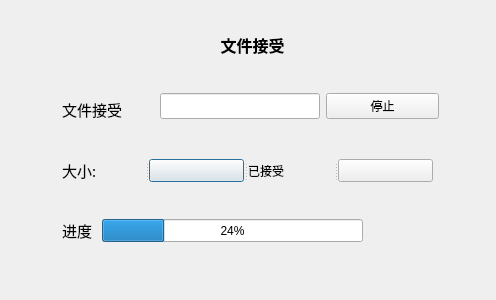
<?xml version="1.0" encoding="UTF-8"?>
<ui version="4.0">
 <class>FileCntDlg</class>
 <widget class="QDialog" name="FileCntDlg">
  <property name="geometry">
   <rect>
    <x>0</x>
    <y>0</y>
    <width>496</width>
    <height>300</height>
   </rect>
  </property>
  <property name="windowTitle">
   <string>Dialog</string>
  </property>
  <widget class="QProgressBar" name="recvProgressBar">
   <property name="geometry">
    <rect>
     <x>102</x>
     <y>219</y>
     <width>261</width>
     <height>23</height>
    </rect>
   </property>
   <property name="value">
    <number>24</number>
   </property>
  </widget>
  <widget class="QLabel" name="label">
   <property name="geometry">
    <rect>
     <x>182</x>
     <y>19</y>
     <width>141</width>
     <height>51</height>
    </rect>
   </property>
   <property name="sizePolicy">
    <sizepolicy hsizetype="Fixed" vsizetype="Fixed">
     <horstretch>0</horstretch>
     <verstretch>0</verstretch>
    </sizepolicy>
   </property>
   <property name="font">
    <font>
     <family>微软雅黑</family>
     <pointsize>12</pointsize>
     <weight>75</weight>
     <bold>true</bold>
    </font>
   </property>
   <property name="layoutDirection">
    <enum>Qt::LeftToRight</enum>
   </property>
   <property name="text">
    <string>文件接受</string>
   </property>
   <property name="alignment">
    <set>Qt::AlignCenter</set>
   </property>
  </widget>
  <widget class="QLabel" name="sfileNameLineEdit_3">
   <property name="geometry">
    <rect>
     <x>62</x>
     <y>219</y>
     <width>71</width>
     <height>23</height>
    </rect>
   </property>
   <property name="font">
    <font>
     <family>Adobe Devanagari</family>
     <pointsize>11</pointsize>
    </font>
   </property>
   <property name="text">
    <string>进度</string>
   </property>
  </widget>
  <widget class="QLabel" name="sfileNameLineEdit">
   <property name="geometry">
    <rect>
     <x>62</x>
     <y>99</y>
     <width>81</width>
     <height>21</height>
    </rect>
   </property>
   <property name="font">
    <font>
     <family>Adobe Devanagari</family>
     <pointsize>11</pointsize>
    </font>
   </property>
   <property name="text">
    <string>文件接受</string>
   </property>
  </widget>
  <widget class="QSplitter" name="splitter">
   <property name="geometry">
    <rect>
     <x>62</x>
     <y>159</y>
     <width>371</width>
     <height>23</height>
    </rect>
   </property>
   <property name="orientation">
    <enum>Qt::Horizontal</enum>
   </property>
   <widget class="QLabel" name="sfileNameLineEdit_2">
    <property name="font">
     <font>
      <family>Adobe Devanagari</family>
      <pointsize>11</pointsize>
     </font>
    </property>
    <property name="text">
     <string>大小:</string>
    </property>
   </widget>
   <widget class="QPushButton" name="rfileSizeLineEdit">
    <property name="text">
     <string/>
    </property>
   </widget>
   <widget class="QLabel" name="label_2">
    <property name="text">
     <string>已接受</string>
    </property>
   </widget>
   <widget class="QPushButton" name="recvSizeLineEdit">
    <property name="text">
     <string/>
    </property>
   </widget>
  </widget>
  <widget class="QWidget" name="layoutWidget">
   <property name="geometry">
    <rect>
     <x>160</x>
     <y>90</y>
     <width>279</width>
     <height>32</height>
    </rect>
   </property>
   <layout class="QGridLayout" name="gridLayout">
    <item row="0" column="0">
     <widget class="QLineEdit" name="rfileNameLineEdit">
      <property name="minimumSize">
       <size>
        <width>160</width>
        <height>0</height>
       </size>
      </property>
      <property name="maximumSize">
       <size>
        <width>150</width>
        <height>30</height>
       </size>
      </property>
     </widget>
    </item>
    <item row="0" column="1">
     <widget class="QPushButton" name="cntClosePushButton">
      <property name="text">
       <string>停止</string>
      </property>
     </widget>
    </item>
   </layout>
  </widget>
  <widget class="QLabel" name="rateLabel">
   <property name="geometry">
    <rect>
     <x>370</x>
     <y>230</y>
     <width>54</width>
     <height>12</height>
    </rect>
   </property>
   <property name="text">
    <string/>
   </property>
  </widget>
 </widget>
 <resources/>
 <connections/>
</ui>
